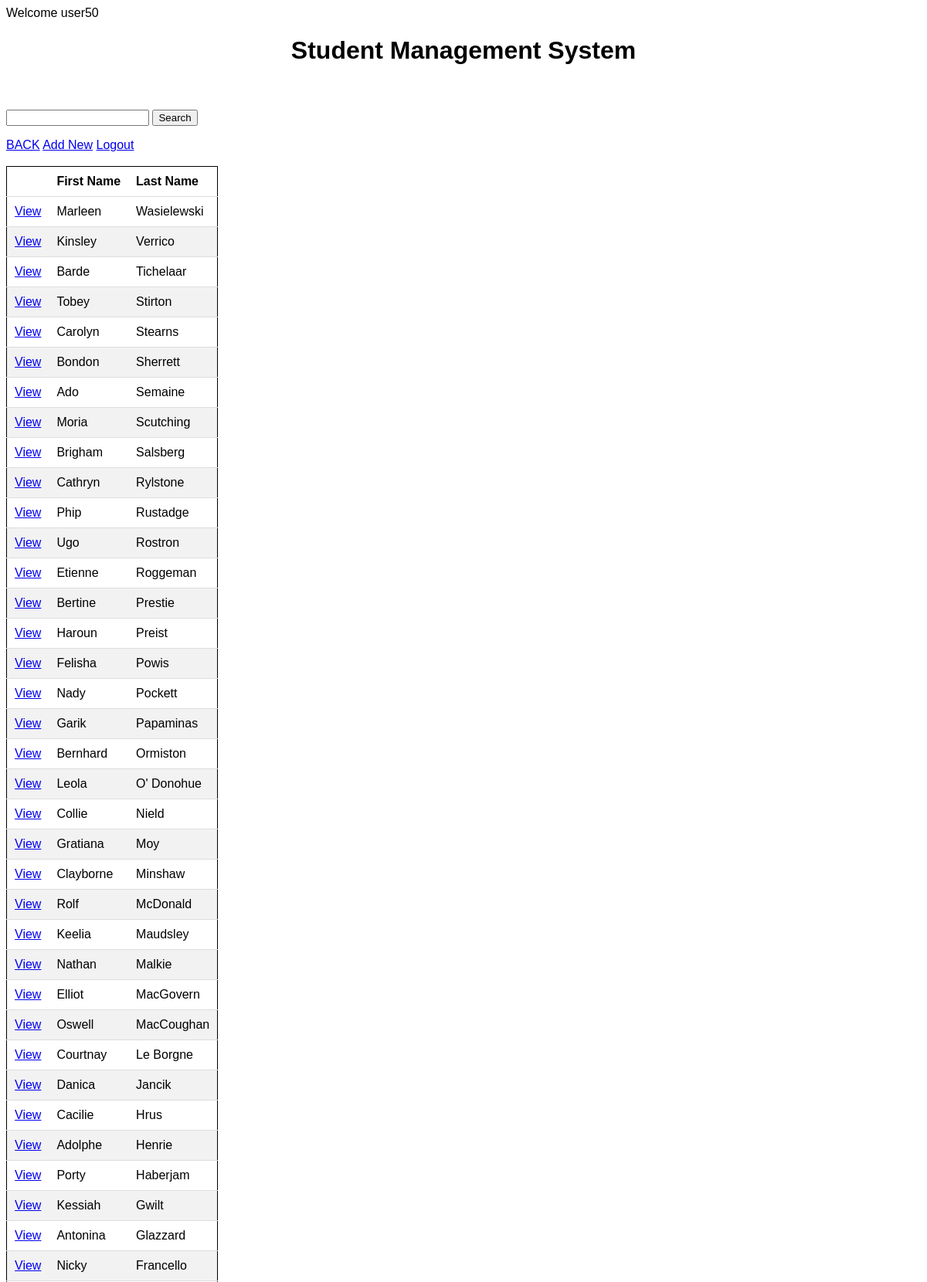
Page /result.php (signed in, upper part) on the committed database.
### tables this page shows
CREATE TABLE `student_list` (
  `id` int(11) NOT NULL,
  `first_name` varchar(50) NOT NULL,
  `last_name` varchar(50) NOT NULL,
  `birthday` varchar(10) NOT NULL,
  `gender` varchar(10) NOT NULL,
  `added_at` datetime NOT NULL DEFAULT CURRENT_TIMESTAMP
);

### result.php (the view, shortened to what this page needs)
<?php
  if (isset($_SESSION['userLogin'])) {
    echo 'Welcome '. $_SESSION['userLogin'];
  } else {
    echo 'Welcome Guest';
  }
  $con = connection();
  $search = $_GET['search'];
  $sql = "SELECT * FROM student_list WHERE lower(`first_name`) LIKE lower('%$search%') || lower(`last_name`) LIKE lower('%$search%') ORDER BY `last_name` DESC";
  $students = $con -> query($sql) or die ($con -> error);
  $row = $students -> fetch_assoc();
  echo $total = $students -> num_rows;
?>
<!DOCTYPE html>
<html lang="en">
<head>
  <link rel="stylesheet" href="css/style.css">
</head>
<body>
  <h1>Student Management System</h1>
  <br><br>
  <form action="result.php" method="get">
    <input type="text" name="search" id="search">
    <button type="submit">Search</button>
  </form>
  <?php if (isset($_SESSION['userLogin'])) { ?>
    <a href="index.php">BACK</a>
    <a href="add.php">Add New</a>
    <a href="logout.php">Logout</a>
  <?php } else { ?>
    <a href="login.php">Login</a>
  <?php } ?>
  <br><br>
    <?php if ($total > 0) { ?>
      <table>
        <thead>
          <tr>
            <th></th>
            <th>First Name</th>
            <th>Last Name</th>
          </tr>
        </thead>
        <tbody>
          <?php do { ?>
          <tr>
            <td><a href="details.php?id=<?php echo $row['id']; ?>">View</a></td>
            <td><?php echo $row['first_name']; ?></td>
            <td><?php echo $row['last_name']; ?></td>
          </tr>
          <?php } while ($row = $students -> fetch_assoc()); ?>
        </tbody>
      </table>
    <?php } else { ?>
      <h3>NO RESULT FOUND</h3>
    <?php }; ?>
</body>
</html>

### css/style.css (style rules this page uses)
body { font-family: 'Arial'; }
h1 { text-align: center; }
table { border-collapse: collapse; border: 1px solid #000000; }
th, td { text-align: left; padding: 10px; border-bottom: 1px solid #dddddd; }
tr:nth-child(even) { background-color: #f2f2f2; }

### rows in the picture
student_list: first_name "Marleen", last_name "Wasielewski"
student_list: first_name "Kinsley", last_name "Verrico"
student_list: first_name "Barde", last_name "Tichelaar"
student_list: first_name "Tobey", last_name "Stirton"
student_list: first_name "Carolyn", last_name "Stearns"
student_list: first_name "Bondon", last_name "Sherrett"
student_list: first_name "Ado", last_name "Semaine"
student_list: first_name "Moria", last_name "Scutching"
student_list: first_name "Brigham", last_name "Salsberg"
student_list: first_name "Cathryn", last_name "Rylstone"
student_list: first_name "Phip", last_name "Rustadge"
student_list: first_name "Ugo", last_name "Rostron"
student_list: first_name "Etienne", last_name "Roggeman"
student_list: first_name "Bertine", last_name "Prestie"
student_list: first_name "Haroun", last_name "Preist"
student_list: first_name "Felisha", last_name "Powis"
student_list: first_name "Nady", last_name "Pockett"
student_list: first_name "Garik", last_name "Papaminas"
student_list: first_name "Bernhard", last_name "Ormiston"
student_list: first_name "Leola", last_name "O' Donohue"
student_list: first_name "Collie", last_name "Nield"
student_list: first_name "Gratiana", last_name "Moy"
student_list: first_name "Clayborne", last_name "Minshaw"
student_list: first_name "Rolf", last_name "McDonald"
student_list: first_name "Keelia", last_name "Maudsley"
student_list: first_name "Nathan", last_name "Malkie"
student_list: first_name "Elliot", last_name "MacGovern"
student_list: first_name "Oswell", last_name "MacCoughan"
student_list: first_name "Courtnay", last_name "Le Borgne"
student_list: first_name "Danica", last_name "Jancik"
student_list: first_name "Cacilie", last_name "Hrus"
student_list: first_name "Adolphe", last_name "Henrie"
student_list: first_name "Porty", last_name "Haberjam"
student_list: first_name "Kessiah", last_name "Gwilt"
student_list: first_name "Antonina", last_name "Glazzard"
student_list: first_name "Nicky", last_name "Francello"

### other values in the picture
$_SESSION['userLogin'] "user"
$total = $students -> num_rows "50"
